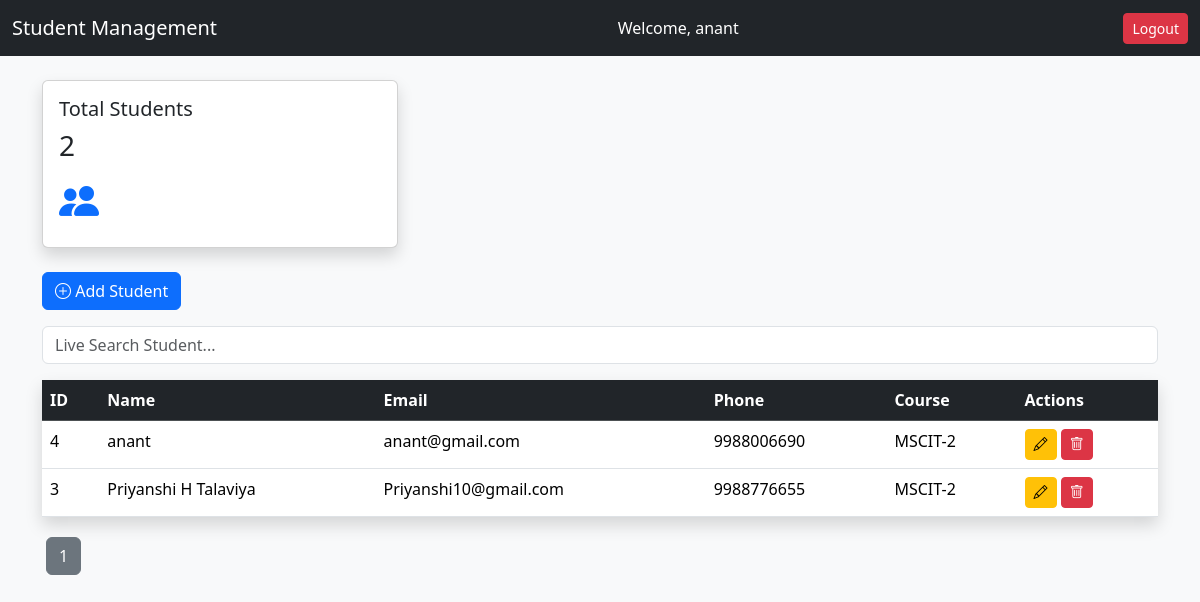
The app's page /dashboard.php (signed in) with its own data.
### tables this page shows
CREATE TABLE `students` (
  `id` int(11) NOT NULL,
  `name` varchar(100) NOT NULL,
  `email` varchar(100) NOT NULL,
  `phone` varchar(15) NOT NULL,
  `course` varchar(100) NOT NULL,
  `created_at` timestamp NOT NULL DEFAULT current_timestamp() ON UPDATE current_timestamp()
);

### dashboard.php (the view, shortened to what this page needs)
<?php
include("config/db.php");
$limit = 5;
$page = isset($_GET['page']) ? $_GET['page'] : 1;
$start = ($page - 1) * $limit;
if(isset($_GET['search']) && !empty($_GET['search'])) {
    $search = "%".$_GET['search']."%";
    $stmt = mysqli_prepare($conn,
        "SELECT * FROM students WHERE name LIKE ? ORDER BY id DESC LIMIT ?, ?");
    mysqli_stmt_bind_param($stmt, "sii", $search, $start, $limit);
    mysqli_stmt_execute($stmt);
    $result = mysqli_stmt_get_result($stmt);
} else {
    $result = mysqli_query($conn,
        "SELECT * FROM students ORDER BY id DESC LIMIT $start, $limit");
}
$totalStudents = mysqli_fetch_assoc(
    mysqli_query($conn, "SELECT COUNT(*) as total FROM students")
)['total'];
?>
<!DOCTYPE html>
<html>
<head>
<link href="https://cdn.jsdelivr.net/npm/bootstrap@5.3.2/dist/css/bootstrap.min.css" rel="stylesheet">
<link href="https://cdn.jsdelivr.net/npm/bootstrap-icons@1.11.1/font/bootstrap-icons.css" rel="stylesheet">
</head>
<body class="bg-light">
<nav class="navbar navbar-dark bg-dark">
  <div class="container-fluid">
    <span class="navbar-brand">Student Management</span>
    <span class="text-white">Welcome, <?= $_SESSION['admin']; ?></span>
    <button class="btn btn-danger btn-sm" data-bs-toggle="modal" data-bs-target="#logoutModal">Logout
</button>
  </div>
</nav>
<div class="container mt-4">
<div class="row mb-4">
  <div class="col-md-4">
    <div class="card shadow">
      <div class="card-body">
        <h5>Total Students</h5>
        <h3><?= $totalStudents; ?></h3>
        <i class="bi bi-people-fill fs-1 text-primary"></i>
      </div>
    </div>
  </div>
</div>
<a href="add_student.php" class="btn btn-primary mb-3">
<i class="bi bi-plus-circle"></i> Add Student
</a>
<input type="text" id="search" class="form-control mb-3" placeholder="Live Search Student...">
<table class="table table-hover shadow">
<thead class="table-dark">
<tr>
<th>ID</th>
<th>Name</th>
<th>Email</th>
<th>Phone</th>
<th>Course</th>
<th>Actions</th>
</tr>
</thead>
<tbody id="studentTable">
<?php while($row = mysqli_fetch_assoc($result)) { ?>
<tr>
<td><?= $row['id']; ?></td>
<td><?= $row['name']; ?></td>
<td><?= $row['email']; ?></td>
<td><?= $row['phone']; ?></td>
<td><?= $row['course']; ?></td>
<td>
<a href="update_student.php?id=<?= $row['id']; ?>"
class="btn btn-warning btn-sm">
<i class="bi bi-pencil"></i>
</a>
<a href="delete_student.php?id=<?= $row['id']; ?>"
class="btn btn-danger btn-sm"
onclick="return confirm('Delete this student?')">
<i class="bi bi-trash"></i>
</a>
</td>
</tr>
<?php } ?>
</tbody>
</table>
<?php
$total = mysqli_query($conn, "SELECT COUNT(id) FROM students");
$total_rows = mysqli_fetch_array($total)[0];
$total_pages = ceil($total_rows / $limit);
for($i = 1; $i <= $total_pages; $i++) {
    echo "<a href='?page=".$i."' class='btn btn-secondary m-1'>".$i."</a>";
}
?>
</div>
</body>
</html>

### records on screen
students: id "4", name "anant", email "anant@gmail.com", phone "9988006690", course "MSCIT-2"
students: id "3", name "Priyanshi H Talaviya", email "Priyanshi10@gmail.com", phone "9988776655", course "MSCIT-2"

### other values on screen
$_SESSION['admin'] "anant"
$totalStudents "2"
